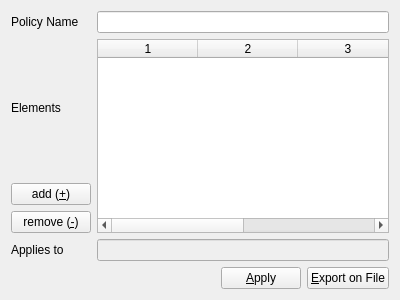
<?xml version="1.0" encoding="UTF-8"?>
<ui version="4.0">
 <class>SinglePolicySheet</class>
 <widget class="QWidget" name="SinglePolicySheet">
  <property name="geometry">
   <rect>
    <x>0</x>
    <y>0</y>
    <width>400</width>
    <height>300</height>
   </rect>
  </property>
  <property name="windowTitle">
   <string>Form</string>
  </property>
  <layout class="QGridLayout" name="gridLayout">
   <item row="0" column="0">
    <widget class="QLabel" name="label_policy_name">
     <property name="text">
      <string>Policy Name</string>
     </property>
    </widget>
   </item>
   <item row="0" column="1" colspan="4">
    <widget class="QLineEdit" name="lineEdit_policy_name"/>
   </item>
   <item row="1" column="0">
    <widget class="QLabel" name="label_elements">
     <property name="text">
      <string>Elements</string>
     </property>
    </widget>
   </item>
   <item row="1" column="1" rowspan="3" colspan="4">
    <widget class="QTableWidget" name="tableWidget">
     <property name="columnCount">
      <number>4</number>
     </property>
     <attribute name="horizontalHeaderCascadingSectionResizes">
      <bool>false</bool>
     </attribute>
     <attribute name="horizontalHeaderStretchLastSection">
      <bool>true</bool>
     </attribute>
     <attribute name="verticalHeaderCascadingSectionResizes">
      <bool>false</bool>
     </attribute>
     <column/>
     <column/>
     <column/>
     <column/>
    </widget>
   </item>
   <item row="2" column="0">
    <widget class="QPushButton" name="pushButton_add">
     <property name="text">
      <string>add (&amp;+)</string>
     </property>
    </widget>
   </item>
   <item row="3" column="0">
    <widget class="QPushButton" name="pushButton_remove">
     <property name="text">
      <string>remove (&amp;-)</string>
     </property>
    </widget>
   </item>
   <item row="4" column="0">
    <widget class="QLabel" name="label_appliesto">
     <property name="text">
      <string>Applies to</string>
     </property>
    </widget>
   </item>
   <item row="4" column="1" colspan="4">
    <widget class="QLineEdit" name="lineEdit_appliesto">
     <property name="enabled">
      <bool>false</bool>
     </property>
    </widget>
   </item>
   <item row="5" column="0" colspan="3">
    <spacer name="horizontalSpacer">
     <property name="orientation">
      <enum>Qt::Horizontal</enum>
     </property>
     <property name="sizeHint" stdset="0">
      <size>
       <width>165</width>
       <height>20</height>
      </size>
     </property>
    </spacer>
   </item>
   <item row="5" column="3">
    <widget class="QPushButton" name="pushButton_apply">
     <property name="text">
      <string>&amp;Apply</string>
     </property>
    </widget>
   </item>
   <item row="5" column="4">
    <widget class="QPushButton" name="pushButton_exportfile">
     <property name="text">
      <string>&amp;Export on File</string>
     </property>
    </widget>
   </item>
  </layout>
 </widget>
 <tabstops>
  <tabstop>lineEdit_policy_name</tabstop>
  <tabstop>tableWidget</tabstop>
  <tabstop>pushButton_add</tabstop>
  <tabstop>pushButton_remove</tabstop>
  <tabstop>lineEdit_appliesto</tabstop>
  <tabstop>pushButton_apply</tabstop>
  <tabstop>pushButton_exportfile</tabstop>
 </tabstops>
 <resources/>
 <connections/>
</ui>
